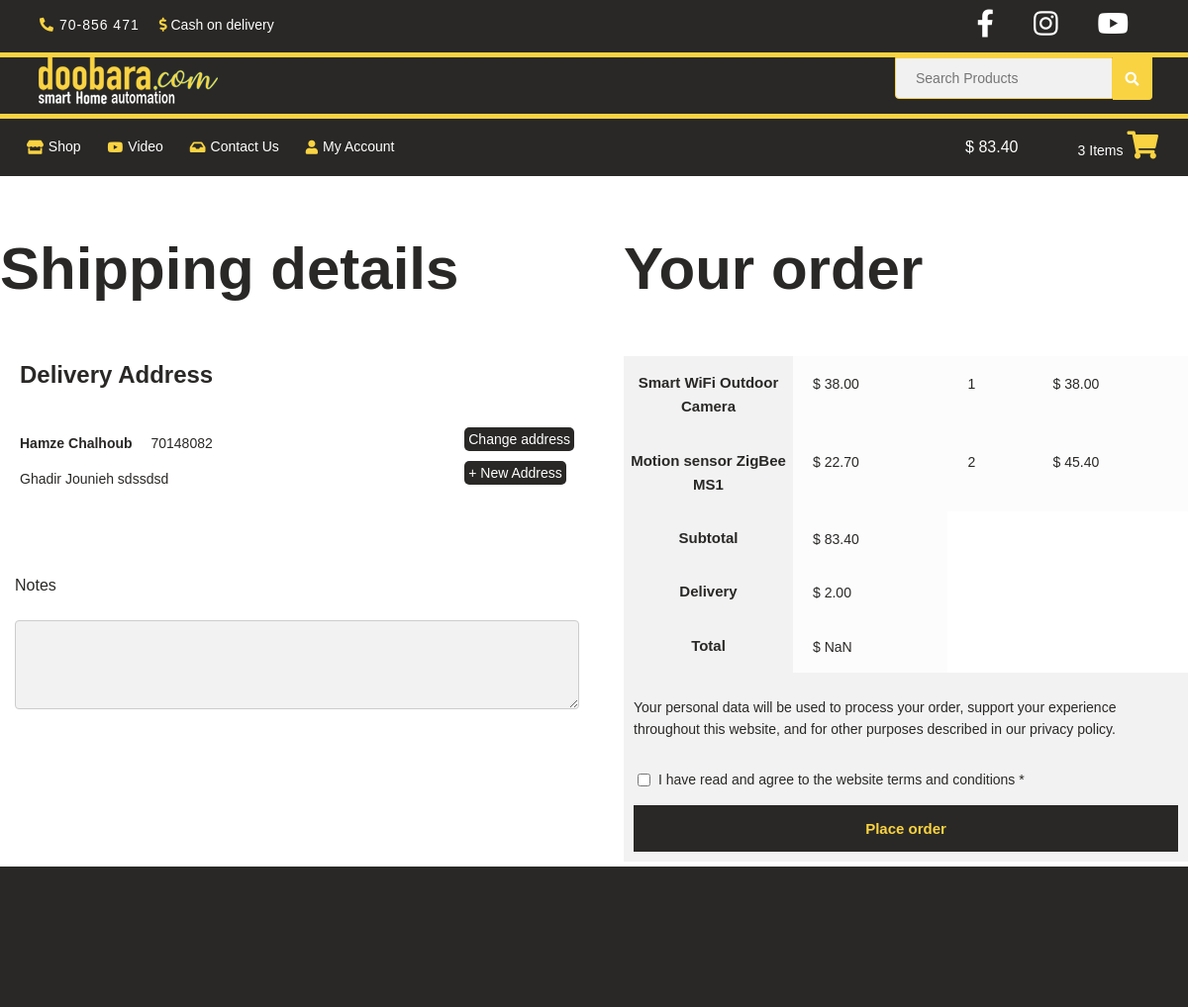
Page /checkout (signed in) on the committed database.
### users/models.py (models this page shows, shortened)
class Delivery_Address_Details (models.Model):
    name = models.CharField(max_length=255)
    last_name = models.CharField(max_length=255)
    city_town = models.CharField(max_length=255)
    street_name = models.CharField(max_length=255)
    building_appartment = models.CharField(max_length=255)
    phone_number = models.CharField(max_length=8)
    delivery_details = models.CharField(max_length=400, blank=True)
    user = models.ForeignKey(User, on_delete=models.CASCADE, related_name="myaddress")
    default = models.BooleanField(default=False)
    def serialize(self):
        return{
            "id": self.id,
            "name": self.name,
            "last_name": self.last_name,
            "city_town": self.city_town,
            "street_name": self.street_name,
            "building_appartment": self.building_appartment,
            "phone_number": self.phone_number,
            "delivery_details": self.delivery_details,
            "default": self.default
        }

### shop/models.py (models this page shows, shortened)
class Product(models.Model):
    name = models.CharField(max_length=255)
    price = models.DecimalField(max_digits=5, decimal_places=2)
    short_description = models.TextField(blank=True)
    long_description = models.TextField(blank=True)
    created_time = models.DateTimeField(null=True, blank=True, auto_now_add=True)
    video = models.URLField(blank=True)
    album = models.ForeignKey(ImageAlbum, related_name='model', on_delete=models.SET_NULL, null=True, blank=True)
    stock = models.BooleanField(default=False)
    featured = models.BooleanField(default=False)
    variant = models.BooleanField(default=False)
    active = models.BooleanField(default=False)
    discount = models.BooleanField(default=False)
    category = models.ManyToManyField(Categorie, null=True, blank=True, default=None, related_name="products")
    variant_list = models.ForeignKey(VariantHolder, null=True, blank=True, default=None, related_name="products", on_delete=models.SET_NULL)
    variant_name = models.CharField(max_length=255, blank=True, null=True, default=None)
    variant_default = models.BooleanField(default=False)

### cart/views.py (the view)
# urls.py: path("checkout", views.checkout, name="checkout"),
def checkout(request):
    if request.user.is_authenticated:
        cart = CartManager(request)
        loa = request.user.myaddress.all()
        lod = [item.serialize() for item in loa]
        id = 0
        if request.method == "GET":
            for i in lod:
                if i['default']:
                    id= int(i['id'])
        if request.method == "POST":
            id = int(request.POST['id'])
        return render(request, "cart/checkout.html", {"form": Delivery_Information(), "cart":cart.cart_page(), "address_id":id, "loa":lod})
    else:
        return HttpResponseRedirect(reverse('myaccount'))

### users/forms.py
class Delivery_Information(forms.Form):
    first_name = forms.CharField(widget=forms.TextInput() ,max_length=30, required=True)
    last_name = forms.CharField(widget=forms.TextInput(),max_length=40,required=True)
    phone = forms.IntegerField(widget=forms.TextInput())
    city_town = forms.CharField(max_length=200)
    street = forms.CharField(max_length=200)
    building_appartement = forms.CharField(max_length=200)
    additional_information = forms.CharField(max_length=255, required=False)
    note = forms.CharField(max_length=200, required=False)

### cart/models.py (called while the page is built)
    def serialize(self):
        return{
            "productid" : self.product.id,
            "productname" : self.product.name,
            "productunitprice" : self.product.price,
            "productquantity": self.quantity,
            "productimage": self.product.album.default().serialize()
        }

### cart/modules/cartmanager.py (called while the page is built, shortened)
def userorsession(request):
    if request.user.is_authenticated:
        user = request.user
        try:
            cart = user.mycart.items.all()
        except:
            cart = [Cart.objects.create(user=user)].items.all()
    return user, cart

    def cart_page(self):
        if self.uli:
            ccart = [(item.serialize(),(item.quantity * item.product.price)) for item in self.cart]
        return ccart

    def cart_context_process(self):
        items, total = 0, 0
        def calc_cart (qtt, price):
            nonlocal items, total
            items += qtt
            total += (float(qtt)*float(price))
        for i in self.cart:
            if self.uli:
                calc_cart(i.quantity, i.product.price)
            else:
                calc_cart(int(self.cart[i]['quantity']), self.cart[i]['price'])
        return items, total

### cart/views.py (called while the page is built)
def cartcontext(request):
    ccart = CartManager(request)
    items, total = ccart.cart_context_process()
    return {'item': items, 'total': "{:.2f}".format(total)}

### shop/modeling/images.py (called while the page is built)
    def default(self):
        return self.images.filter(default=True).first()

    def img_path_customize(self):
        return "/".join(self.image.url.strip("/").split('/')[1:])

    def serialize(self):
        return{
            "iname": self.name,
            "ialt": self.alt,
            "idescription": self.description,
            "idefault": self.default,
            "ilong": self.long,
            "iurl": self.img_path_customize()
        }

### cart/templates/cart/checkout.html (shortened to what this page needs)
{% extends "doobarashop/layout.html" %}
{% load static %}
{% block body %}
<div class="checkout-page-container">
    <div class="checkout-shipping-details-container">
        <h1>Shipping details</h1>
        <form id="shipping-details-id" class="shipping-details" action="{% url 'placeorder'%}" method="POST">
            {% if address_id > 0 %}
                {% for item in loa %}
                    {% if item.id == address_id %}
                        <h3>Delivery Address</h3>
                        <div class="delivery_container">
                            <div class="delivery_address">
                                <p class="deliver_name_phone"><span class="checkout_address_detail_name">{{item.name}} {{item.last_name}}</span> {{item.phone_number}}</p>
                                <p>{{item.city_town}} {{item.street_name}}
                                    {{item.building_appartment}}</p>
                            </div>
                            <div>
                                <div>
                                    <button type="button" class="change_address" id="id_change_address_checkout">
                                        Change address
                                    </button>
                                </div>
                                <div>
                                    <form action="{% url 'checkout' %}" method="POST">
                                        <button type="submit" formaction="/checkout" class="change_address" id="id_checkout_new_address">
                                            + New Address
                                        </button>
                                    </form>
                                </div>
                            </div>
                        </div>
                    {% endif %}
                {% endfor %}
                <div id="id_order_note">
                    <p><label for="ordernote">Notes</label></p>
                    <textarea form="shipping-details-id" type="textarea" name="ordernote" rows="4" cols="50"> </textarea>
                </div>
            {% else %}
                {{form}}
            {% endif %}
        </form>
    </div>
    <div class="checkout-order-invoice">
        <h1>Your order</h1>
        <div class="checkout-invoice-table">
            <table class="invoice-table">
                {% for item in cart %}
                    <tr>
                        <th>{{item.0.productname}}</th>
                        <td>$ {{item.0.productunitprice}}</td>
                        <td>{{item.0.productquantity}}</td>
                        <td>$ {{item.1}}</td>
                    </tr>
                {% endfor %}
                <tr>
                    <th> Subtotal </th>
                    <td id="dsubtotal"> $ {{total}}</td>
                    </tr>
                <tr>
                    <th> Delivery </th>
                    <td id="ddelivery">$ 2.00</td>
                </tr>
                <tr>
                    <th> Total </th>
                    <td id="dtotal">$ {{total}} </td>
                </tr>
            </table>
            <div class="checkout-policy">
                <p>Your personal data will be used to process your order,
                     support your experience throughout this website,
                      and for other purposes described in our privacy policy.</p>
                <div class="policy-checkbox">
                    <input type="checkbox">
                    <p>I have read and agree to the website terms and conditions *</p>
                </div>
                <button type="submit" form="shipping-details-id"> Place order </button>
            </div>
        </div>
    </div>
</div>
{% endblock %}

### static/doobarashop/style.css (style rules this page uses)
html { height: 100%; width: 100%; line-height: 1.618; font-family: Arial, sans-serif; color: #292826; }
html, body { margin: 0; padding: 0; }
* { box-sizing: border-box; font-size: 14px; font-weight: 400; }
th { font-size: 15px; font-weight: 600; background-color: rgba(233, 233, 233, 0.582); }
td { background-color: rgba(245, 245, 245, 0.336); }
h1 { font-size: 60px; font-weight: 600; }
h3 { font-size: x-large; font-weight: 600; }
.input-style-prim, .checkout-page-container .checkout-shipping-details-container form input, .checkout-page-container .checkout-shipping-details-container form textarea, .checkout-page-container .checkout-shipping-details-container input, .checkout-page-container .checkout-shipping-details-container textarea, .form-default-style form input, .form-default-style form textarea { width: 100%; padding: 12px 20px; margin: 8px 0; display: inline-block; border: 1px solid #ccc; border-radius: 4px; box-sizing: border-box; background-color: #f2f2f2; }
.input-style-prim, .checkout-page-container .checkout-shipping-details-container input, .checkout-page-container .checkout-shipping-details-container textarea, .checkout-page-container .checkout-shipping-details-container form input, .checkout-page-container .checkout-shipping-details-container form textarea, .form-default-style form input, .form-default-style form textarea { width: 100%; padding: 12px 20px; margin: 8px 0; display: inline-block; border: 1px solid #ccc; border-radius: 4px; box-sizing: border-box; background-color: #f2f2f2; }
.delivery_container { display: flex; align-items: center; justify-content: space-between; }
.delivery_container button { color: #fff; background-color: #292826; font-family: "Archivo Narrow", Sans-serif; font-size: 14px; border-style: groove; border-width: 0; border-radius: 6px; padding: 7px 20px 7px 20px; cursor: pointer; }
.delivery_container .checkout_address_detail_name { font-weight: 750; padding-right: 15px; }
.delivery_container .change_address { cursor: pointer; background-color: #292826; padding: 4px; text-align: center; border-radius: 5px; color: white; }
.checkout-page-container { display: flex; display: -webkit-flex; width: 100%; justify-content: space-around; margin: 5px auto; }
.checkout-page-container .checkout-shipping-details-container { width: 55%; max-width: 600px; }
.checkout-page-container .checkout-shipping-details-container #id_order_note { padding: 15px; }
.checkout-page-container .checkout-shipping-details-container label { font-size: 16px; font-weight: 400; }
.checkout-page-container .checkout-shipping-details-container form { padding: 0px 20px 20px 20px; }
.checkout-page-container .checkout-shipping-details-container form div { padding-bottom: 10px; }
.checkout-page-container .checkout-order-invoice { width: 50%; padding-left: 30px; max-width: 600px; }
.checkout-page-container .checkout-order-invoice table { width: 100%; border-collapse: collapse; }
.checkout-page-container .checkout-order-invoice table th { width: 30%; padding: 15px 0px 15px 0px; vertical-align: top; }
.checkout-page-container .checkout-order-invoice table td { padding: 17px 20px 0px 20px; vertical-align: top; }
.checkout-page-container .checkout-order-invoice .checkout-policy { background-color: #f2f2f2; padding: 10px; }
.checkout-page-container .checkout-order-invoice .checkout-policy .policy-checkbox { display: flex; align-items: center; }
.checkout-page-container .checkout-order-invoice .checkout-policy .policy-checkbox p { padding-left: 5px; }
.checkout-page-container .checkout-order-invoice .checkout-policy button { width: 100%; padding: 15px; background-color: #292826; color: #F9D342; border: 0; -webkit-appearance: none; box-sizing: border-box; box-shadow: inset 0 1px 1px rgba(0, 0, 0, 0.13); font-size: 15px; font-weight: 600; cursor: pointer; }

### rows in the picture
Delivery_Address_Details: name "Hamze", last_name "Chalhoub", phone_number "70148082", city_town "Ghadir", street_name "Jounieh", building_appartment "sdssdsd"
Product: name "Smart WiFi Outdoor Camera", price "38.00"
Product: name "Motion sensor ZigBee MS1", price "22.70"

### other values in the picture
{{ total }} "83.40"
{{ item }} "3"
{{ item.0.productquantity }} "1" "2"
{{ item.1 }} "38.00" "45.40"
